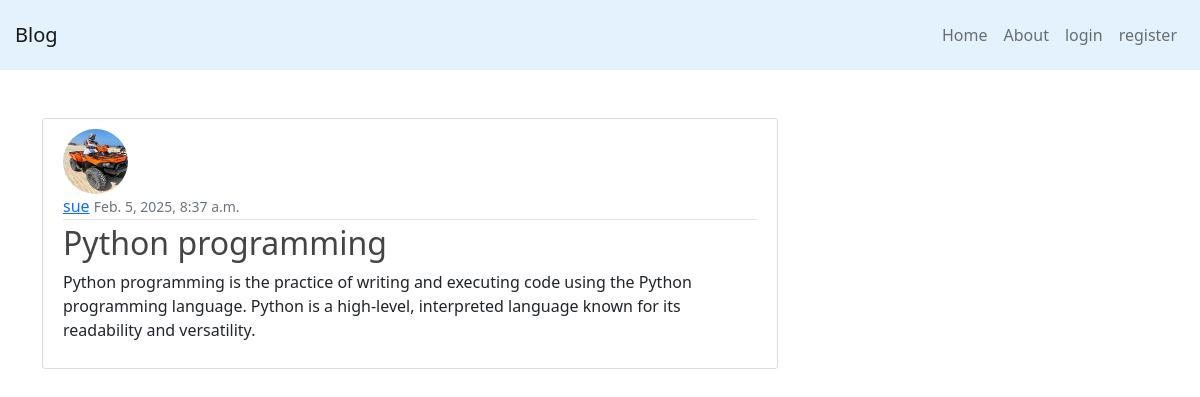
The app's page /post/1/ with its own data.
### blog_app/models.py (models this page shows, shortened)
class Post(models.Model):
    title = models.CharField(max_length=255)
    content = models.TextField()
    excerpt = models.TextField()
    date_created = models.DateTimeField(default=timezone.now)
    author = models.ForeignKey(User, on_delete=models.CASCADE)

### users/models.py (models this page shows, shortened)
class UserProfile(models.Model):
    user = models.OneToOneField(User, on_delete=models.CASCADE, related_name="profile")
    profile_pic = models.ImageField(upload_to="profile_pics", default="profile_pics/default.jpeg")

### blog_app/views.py (the view)
# urls.py: path("post/<int:pk>/", PostDetailView.as_view(), name="post-detail")
class PostDetailView(DetailView):
    model = Post

### blog_app/templates/blog_app/post_detail.html
{% extends "blog_app/base.html" %}
{% block content %}
<article class="media content-section">
    <img class="rounded-circle article-img" src="{{ post.author.profile.profile_pic.url}}">
    <div class="media-body">
      <div class="article-metadata">
        <a class="mr-2" href="#">{{ post.author.username }}</a>
        <small class="text-muted">{{ post.date_created }}</small>
      </div>
      <h2 class="article-title">{{ post.title }}</h2>
      <p>{{ post.content }}</p>
    </div>
  </article>
{% endblock %}

### blog_app/static/blog_app/main.css (style rules this page uses)
.content-section { background: #ffffff; padding: 10px 20px; border: 1px solid #dddddd; border-radius: 3px; margin-bottom: 20px; }
.article-title { color: #444444; }
.article-img { height: 65px; width: 65px; margin-right: 16px; }
.article-metadata { padding-bottom: 1px; margin-bottom: 4px; border-bottom: 1px solid #e3e3e3 }

### records on screen
Post: author.profile.profile_pic (picture), author.username "sue", date_created "Feb. 5, 2025, 8:37 a.m.", title "Python programming", content "Python programming is the practice of writing and executing code using the Python programming language. Python is a high-level, interpreted language known for its readability and versatility."
